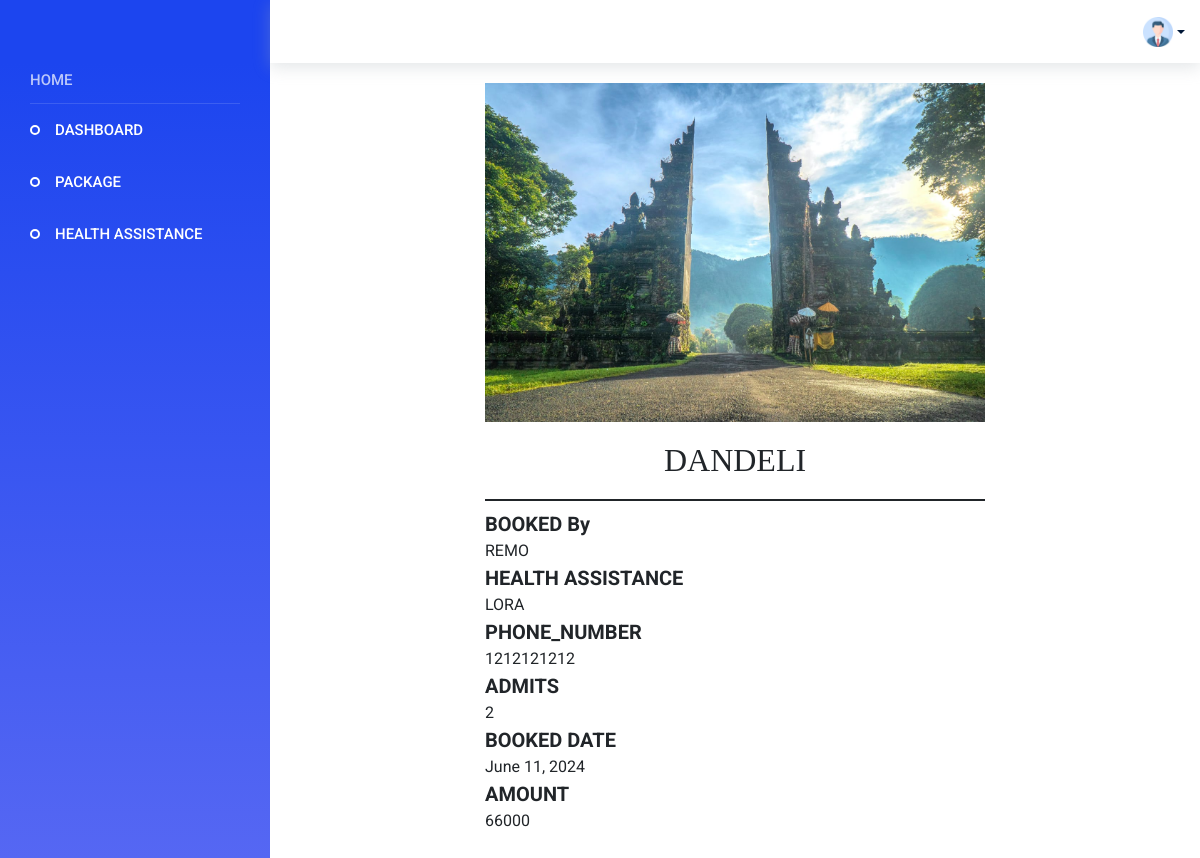
Screenshot of /rating/36 (signed in) with the database file from the repository.
### app/models.py (models this page shows, shortened)
class Booking(models.Model):
    booking_status = (
        ('booked', 'booked'),
        ('pending', 'pending'),
        ('reject', 'reject'),
        ('paid', 'paid'),
        ('approved', 'approved')
    )
    user_id = models.ForeignKey(CustomUser, on_delete=models.CASCADE)
    package_id = models.ForeignKey(Package, on_delete=models.CASCADE)
    name = models.CharField(max_length=50)
    no_of_people = models.IntegerField()
    booking_date = models.DateField()
    date = models.DateTimeField(auto_now_add=True)
    HealthAssistant_id = models.ForeignKey(HealthAssistant, on_delete=models.CASCADE,null=True)
    status = models.CharField(choices=booking_status, default='pending', max_length=50)
    total_amount = models.IntegerField()
    rating = models.IntegerField(null=True, blank=True)
    review = models.CharField(max_length=200, null=True, blank=True)

class Package(models.Model):
    user_id = models.ForeignKey(CustomUser, on_delete=models.CASCADE)
    package_name = models.CharField(max_length=100)
    img1 = models.FileField(upload_to='package')
    img2 = models.FileField(upload_to='package')
    expiry_date = models.DateField()
    price = models.IntegerField()
    no_of_days = models.IntegerField()
    no_of_night = models.IntegerField()
    source = models.CharField(max_length=50)
    destination = models.CharField(max_length=50)
    description = models.CharField(max_length=200)
    is_active = models.BooleanField(default=False)

class CustomUser(AbstractUser):
    register_status = (
        ('approve', 'approve'),
        ('pending', 'pending'),
        ('reject', 'reject'),
    )
    phone_number = models.CharField(max_length=10)
    user_type = models.CharField(max_length=100)
    status = models.CharField(choices=register_status, default='pending', max_length=50)

class HealthAssistant(models.Model):
    first_name = models.CharField(max_length=50)
    last_name = models.CharField(max_length=50)
    gender = models.CharField(max_length=50)
    phone_number = models.CharField(max_length=10)
    qualification = models.CharField(max_length=200)
    user_id = models.ForeignKey(CustomUser, on_delete=models.CASCADE)

### app/views.py (the view)
# urls.py: path('rating/<int:id>', views.rating, name="rating"),
@cache_control(no_cache=True, must_revalidate=True, no_store=True)
@login_required(login_url=Login)
def rating(request,id):
    booking_data = Booking.objects.get(id=id)
    print(booking_data)
    context = {
        'bookings':booking_data,
    }
    return render(request, 'Agency/rating.html', context)

### template/Agency/rating.html (shortened to what this page needs)
<!DOCTYPE html>
<html lang="en">
<head>
  {% load static %}
  <link rel="stylesheet" href="{% static 'css/materialdesignicons.min.css' %}">
  <link rel="stylesheet" href=".{% static 'css/ionicons.css' %}">
  <link rel="stylesheet" href="{% static 'css/flag-icon.min.css' %}">
  <link rel="stylesheet" href="{% static 'css/vendor.bundle.base.css' %}">
  <link rel="stylesheet" href="{% static 'css/vendor.bundle.addons.css' %}">
  <link rel="stylesheet" href="{% static 'css/style.css' %}">
  <link rel="stylesheet" href="{% static 'css/style1.css' %}">
</head>
<body>
  <div class="container-scroller">
    <nav class="navbar default-layout col-lg-12 col-12 p-0 fixed-top d-flex flex-row">
      <div class="text-center navbar-brand-wrapper d-flex align-items-top justify-content-center">
      </div>
      <div class="navbar-menu-wrapper d-flex align-items-center">
        <ul class="navbar-nav ml-auto">
          <li class="nav-item dropdown d-none d-xl-inline-block user-dropdown">
            <a class="nav-link dropdown-toggle" id="UserDropdown" data-toggle="dropdown" aria-expanded="false">
              <img class="" width="30px" src="../../static/images/prof.png" alt="Profile image"> </a>
          </li>
        </ul>
      </div>
    </nav>
    <div class="container-fluid page-body-wrapper">
      <nav class="sidebar sidebar-offcanvas" id="sidebar">
        <ul class="nav">
          <li class="nav-item nav-category">HOME</li>
          <li class="nav-item">
            <a class="nav-link" href="{% url 'agencyindex' %}">
              <span class="menu-title">DASHBOARD</span>
            </a>
          </li>
          <li class="nav-item">
            <a class="nav-link" href="{% url 'add_package' %}">
              <span class="menu-title">PACKAGE</span>
            </a>
          </li>
          <li class="nav-item">
            <a class="nav-link" href="{% url 'health_assistance' %}">
              <span class="menu-title">HEALTH ASSISTANCE</span>
            </a>
          </li>
        </ul>
      </nav>
      {% block content %}
       <div class="" style="margin-left: auto;margin-right: auto;margin-top: 20px;margin-bottom: 50px;">
<div>
        <img src={{bookings.package_id.img1.url}} width="500px" alt="">
        <h2 style="text-align: center;font-family: Cambria, Cochin, Georgia, Times, 'Times New Roman', serif;margin-top: 20px;border-bottom: 2px solid;padding-bottom: 20px;">{{bookings.package_id.package_name}}</h2>
        <div style="font-size: 20px;font-weight: bold;">BOOKED By</div>
        <div>{{bookings.user_id.username}}</div>
        <div style="font-size: 20px;font-weight: bold;">HEALTH ASSISTANCE</div>
        <div>{{bookings.HealthAssistant_id.first_name}}</div>
        <div style="font-size: 20px;font-weight: bold;">PHONE_NUMBER</div>
        <div>{{bookings.HealthAssistant_id.phone_number }}</div>
        <div style="font-size: 20px;font-weight: bold;">ADMITS</div>
        <div>{{bookings.no_of_people }}</div>
        <div style="font-size: 20px;font-weight: bold;">BOOKED DATE</div>
        <div>{{bookings.booking_date }}</div>
        <div style="font-size: 20px;font-weight: bold;">AMOUNT</div>
        <div>{{bookings.total_amount }}</div>
      </div>
      {% endblock %}
</body>
</html>

### static/css/style1.css (style rules this page uses)
.nav .nav-item, .navbar-nav .nav-item { line-height: 1; }
.nav .nav-item.dropdown , .navbar-nav .nav-item.dropdown { border: none; content: "\F140"; font-family: "Material Design Icons"; font-size: 20px; text-rendering: auto; line-height: inherit; vertical-align: 0; }
.navbar.default-layout { font-family: "roboto", sans-serif; background: #fff; transition: background 0.25s ease; -webkit-transition: background 0.25s ease; -moz-transition: background 0.25s ease; -ms-transition: background 0.25s ease; }
.navbar.default-layout .navbar-brand-wrapper { transition: width 0.25s ease, background 0.25s ease; -webkit-transition: width 0.25s ease, background 0.25s ease; -moz-transition: width 0.25s ease, background 0.25s ease; -ms-transition: width 0.25s ease, background 0.25s ease; background: #1c45ef; width: 270px; height: 63px; }
.navbar.default-layout .navbar-menu-wrapper { transition: width 0.25s ease; -webkit-transition: width 0.25s ease; -moz-transition: width 0.25s ease; -ms-transition: width 0.25s ease; color: #001737; padding-left: 15px; padding-right: 15px; width: calc(100% - 270px); height: 63px; box-shadow: 0 4px 16px 0 rgba(167, 175, 183, 0.33); }
.navbar.default-layout .navbar-menu-wrapper .navbar-nav { flex-direction: row; align-items: center; }
.navbar.default-layout .navbar-menu-wrapper .navbar-nav .nav-item { margin-left: 1rem; }
.navbar.default-layout .navbar-menu-wrapper .navbar-nav .nav-item .nav-link { color: inherit; font-size: 15px; vertical-align: middle; }
.navbar.default-layout .navbar-menu-wrapper .navbar-nav .nav-item.user-dropdown { margin-left: 35px; }
.navbar.default-layout .navbar-menu-wrapper .navbar-nav .nav-item.user-dropdown:before { position: relative; top: 2px; font-size: 20px; color: grey; }
.navbar.default-layout .navbar-menu-wrapper .navbar-nav .nav-item.user-dropdown .dropdown-toggle:after { position: relative; top: 50%; }
.sidebar { min-height: calc(100vh - 63px); background: linear-gradient(to top, #5768f3, #1c45ef); font-family: "roboto", sans-serif; padding: 0; width: 270px; z-index: 11; transition: width 0.25s ease, background 0.25s ease; -webkit-transition: width 0.25s ease, background 0.25s ease; -moz-transition: width 0.25s ease, background 0.25s ease; -ms-transition: width 0.25s ease, background 0.25s ease; }
.sidebar > .nav { overflow: hidden; flex-wrap: nowrap; flex-direction: column; }
.sidebar > .nav .nav-item .nav-link { align-items: center; display: flex; padding: 15px 30px 15px 55px; white-space: nowrap; color: #fff; }
.sidebar > .nav .nav-item .nav-link .menu-title { color: inherit; display: inline-block; font-size: 15px; line-height: 1; vertical-align: middle; font-weight: 500; }
.sidebar > .nav .nav-item.nav-category { color: rgba(255, 255, 255, 0.7); border-bottom: 1px solid rgba(255, 255, 255, 0.13); margin: 0 30px; font-size: 15px; font-weight: 500; padding: 10px 0px 15px 0px; }
.sidebar > .nav > .nav-item > .nav-link { height: 52px; }
.sidebar > .nav > .nav-item:not(.nav-profile) > .nav-link { position: relative; }
.sidebar > .nav > .nav-item:not(.nav-profile) > .nav-link:before { content: ""; position: absolute; left: 30px; right: 50%; width: 10px; height: 10px; border-radius: 100%; border: 2px solid #fff; display: block; }
.sidebar > .nav:not(.sub-menu) > .nav-item > .nav-link { background: transparent; transition-duration: 0.3s; transition-timing-function: "ease-in-out"; transition-property: "background", "color", "box-shadow", "padding"; }
.navbar.fixed-top + .page-body-wrapper { padding-top: 63px; }
.page-body-wrapper { min-height: calc(100vh - 63px); display: flex; flex-direction: row; padding-left: 0; padding-right: 0; }
.container-scroller { overflow: hidden; }

### rows the page displays
Booking: package_id.img1 (picture), package_id.package_name "DANDELI", user_id.username "REMO", HealthAssistant_id.first_name "LORA", HealthAssistant_id.phone_number "1212121212", no_of_people "2", booking_date "June 11, 2024", total_amount "66000"
